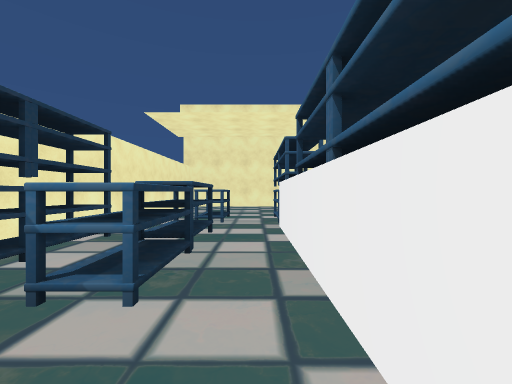
[1] (above)

16 first-person views from a walk through a Unity game level. The camera is 1.5 m above the floor, looks level and sees 90° across. The floor is counted in squares, 2.06 m on a side. Each view is taken from the middle of a square. On the plan, view 1 faces up. The plan holds only what a view shows up to about 9 squares ahead; the rest is blank. The place goes on beyond the plan. The player character is not drawn. Some surface patterns are stand-ins.

[2]
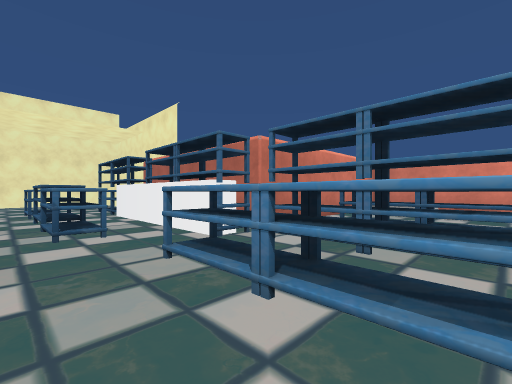

[3]
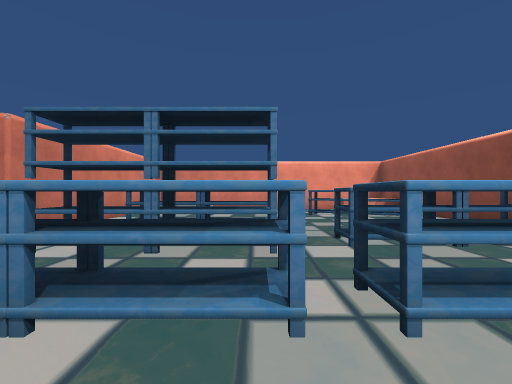

[4]
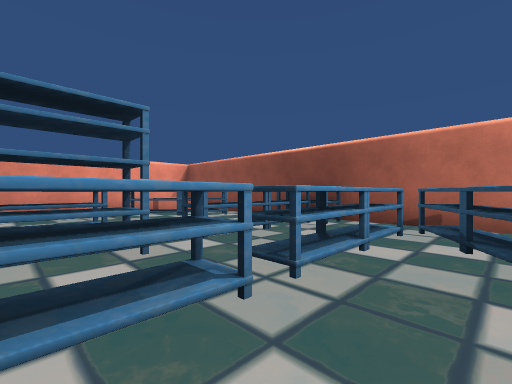

[5]
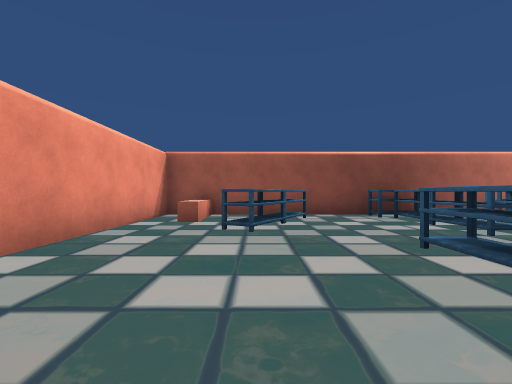

[6]
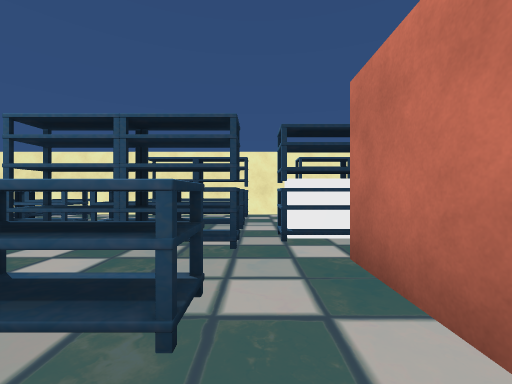

[7]
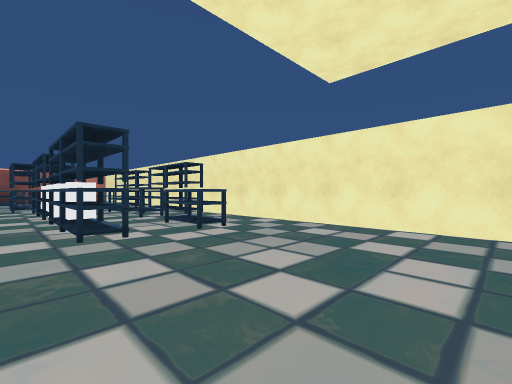

[8]
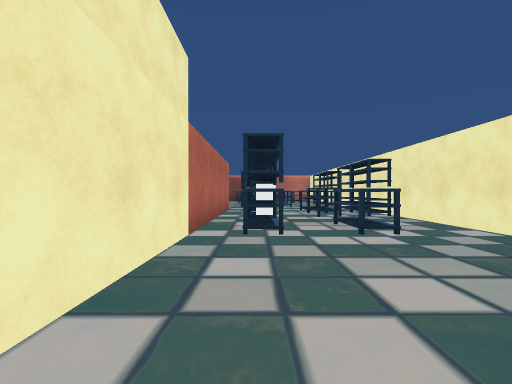

[9]
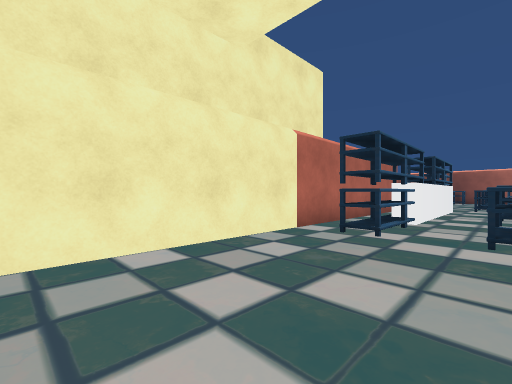

[10]
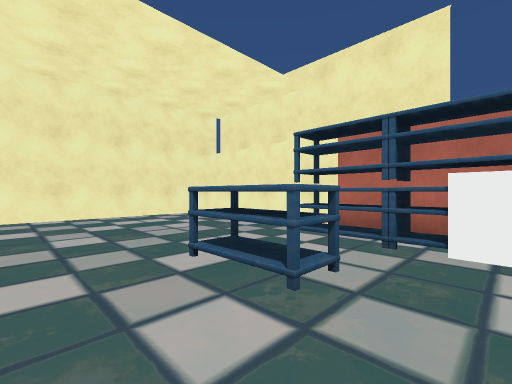

[11]
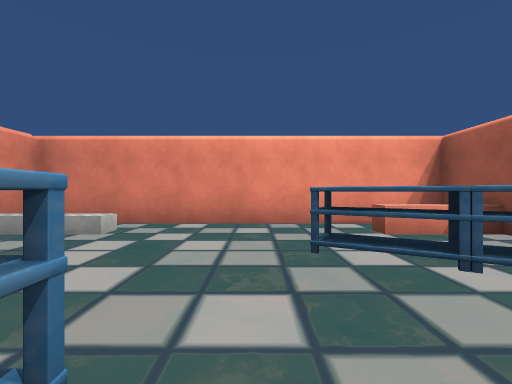

[12]
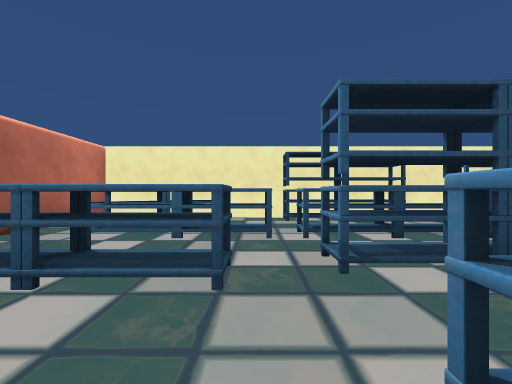

[13]
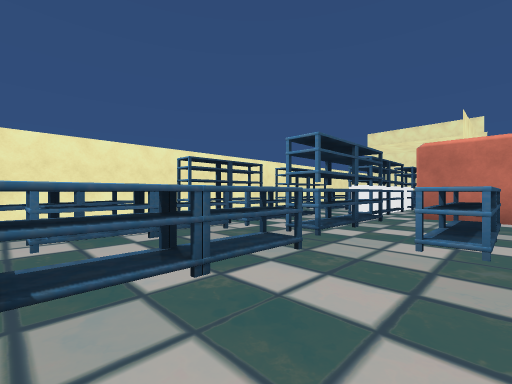

[14]
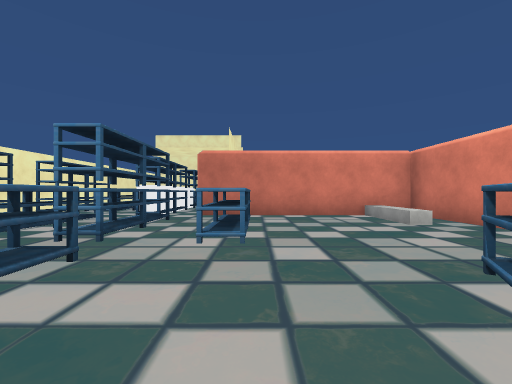

[15]
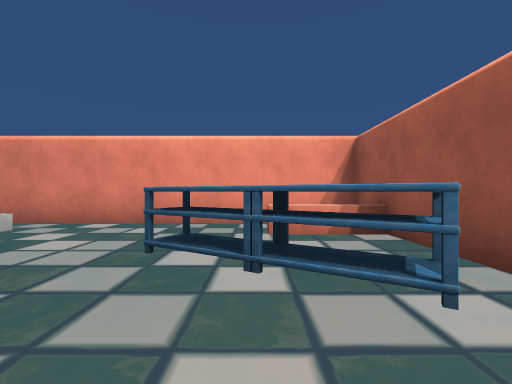

[16]
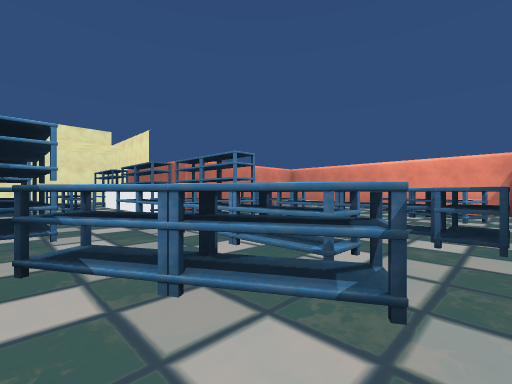

### Floor plan
Points are (right, up) in squares from view 1. A wall is a line through its corners. A room is listed if a view was taken in it or the views show most of it. See-through windows are left out.
Room 1 (views 1, 2, 3, 4, 5, 6, 7, 8, 9, 10, 11, 12, 13, 14, 15, 16)
walls: (0.5, 1.4) (0.5, 2.5); (0.5, 3.4) (0.5, 4.6); (1, 4.4) (1, 1.4); (-3.3, 1.2) (-3.3, -8.3) (8.9, -8.3) (8.9, 1) (2.1, 1) (2.1, 12.6); (-3.3, 12) (-3.3, 3); (1.7, 13) (-3, 13)
low walls: (7.4, -0.5) (7.4, 1); (8, -1.3) (7.4, -1.3) (7.4, -0.6); (7.4, -8.4) (7.4, -6.2) (8, -6.2)
ways out: gap at (-3, -5)
objects: other object (-3, -3); other object (-3, -1); other object (-3, 2); other object (-3, 4); other object (-2, -6) to (-2, -5); other object (-1, -7); other object (-1, 2) to (-1, 3); other object (-1, 4); other object (-1, 6) to (-1, 7); other object (0, -6); other object (0, -5) to (0, -4); other object (0, -3) to (0, -2); other object (0, -1); other object (1, -3) to (1, -2); other object (1, -1); other object (1, 1); other object (1, 3); other object (1, 5) to (1, 6); other object (1, 7); other object (2, -8); other object (2, -7) to (2, -6); other object (2, -5); other object (4, -3) to (4, -2); other object (4, -1); other object (5, -7) to (6, -6); other object (6, -5)

Where each view was taken, in squares from view 1:
view 1: 0 up, 0 right, facing up
view 2: 3 down, 2 left, facing up-right
view 3: 3 down, 2 left, facing right
view 4: 2 down, 2 left, facing down-right
view 5: 0 up, 6 right, facing down
view 6: 0 up, 5 right, facing left
view 7: 12 up, 2 right, facing down-left
view 8: 12 up, 1 right, facing down
view 9: 12 up, 1 left, facing down-right
view 10: 5 up, 3 left, facing up-right
view 11: 4 down, 3 right, facing right
view 12: 4 down, 4 right, facing left
view 13: 7 down, 4 right, facing up-left
view 14: 7 down, 4 right, facing up
view 15: 6 down, 3 right, facing right
view 16: 8 down, 3 left, facing up-right
